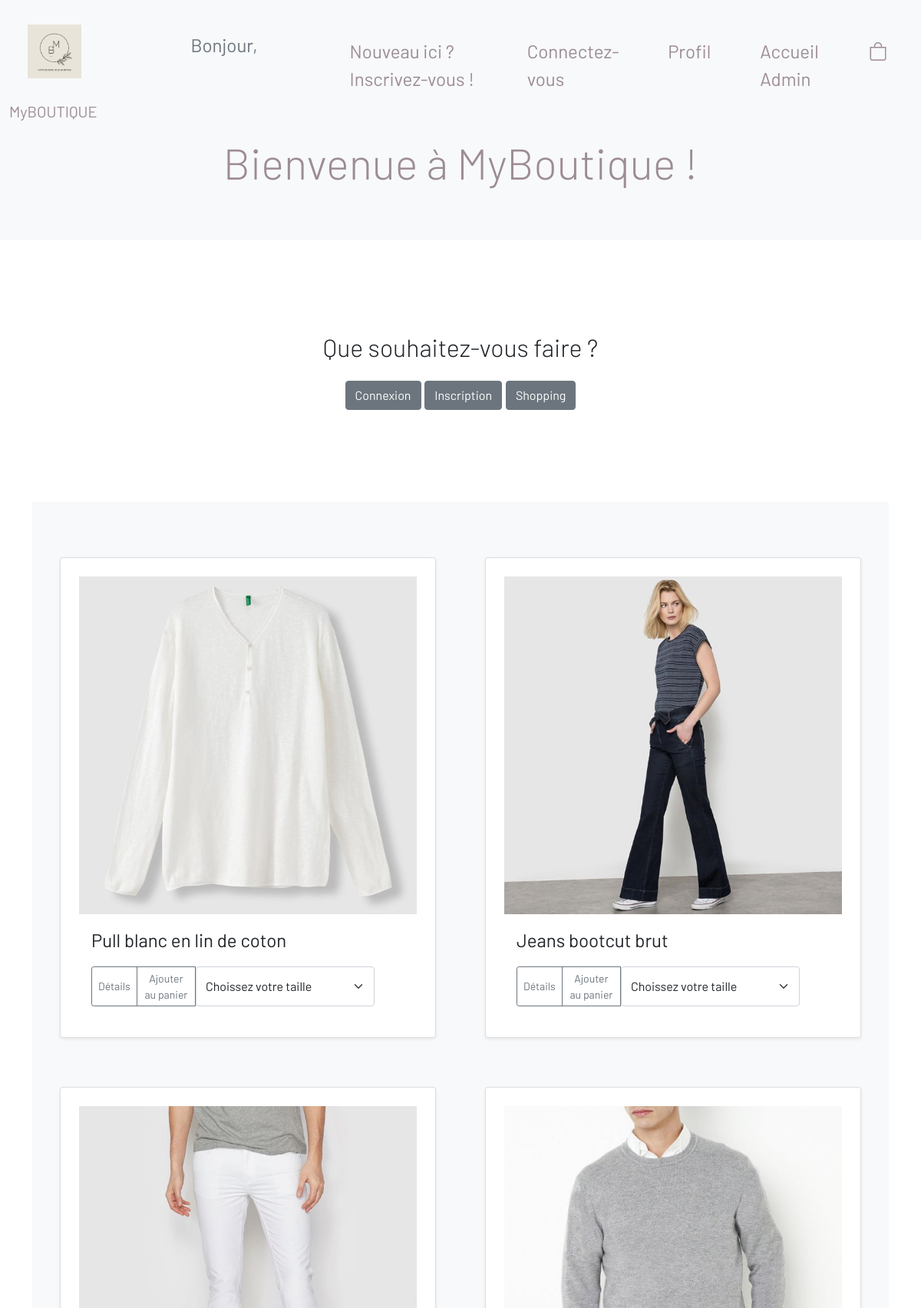
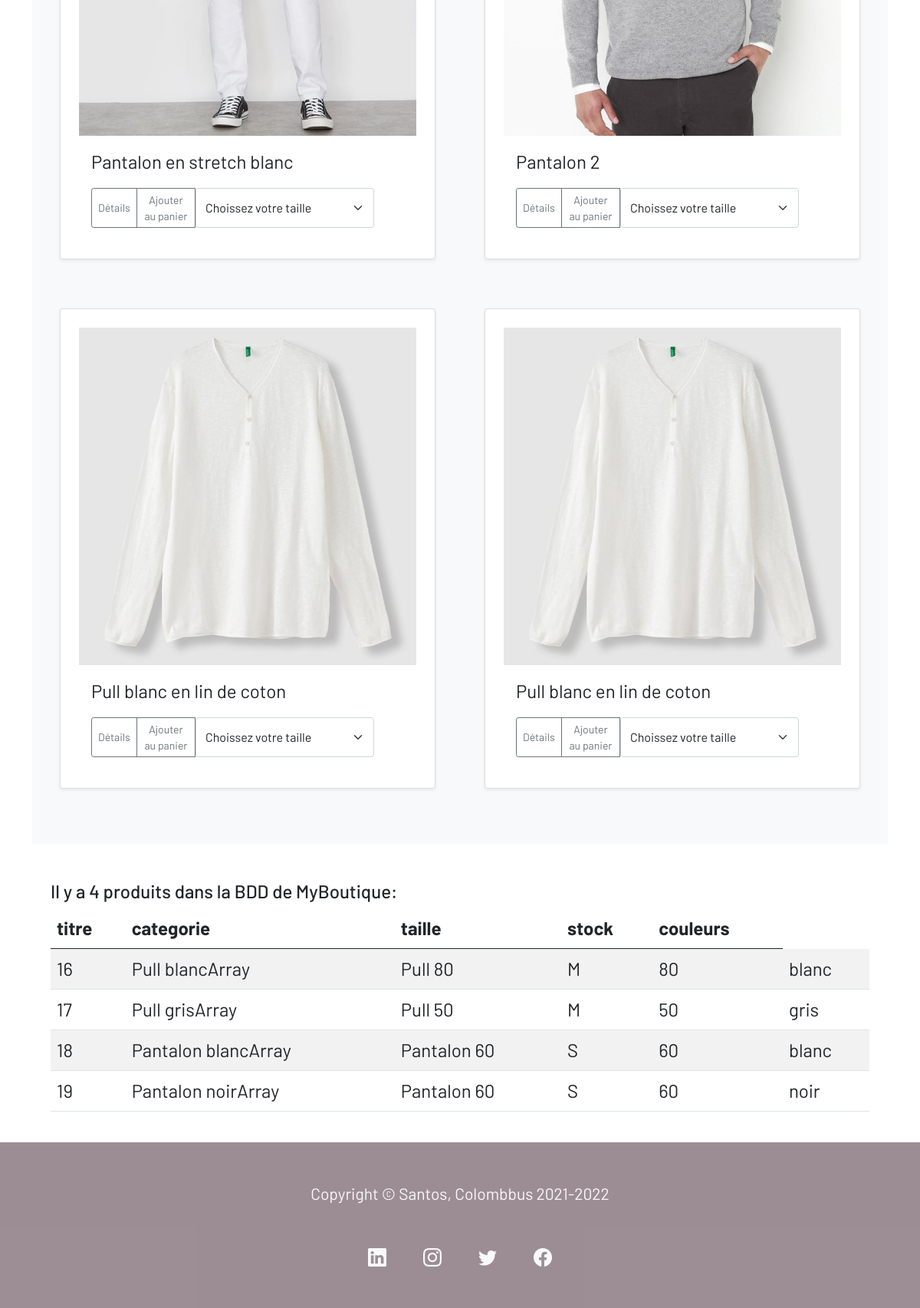
The app's page /accueil.php with its own data (2 pictures, top to bottom).
### tables this page shows
CREATE TABLE IF NOT EXISTS `produits` (
  `id_produit` int(3) NOT NULL AUTO_INCREMENT,
  `reference` varchar(20) NOT NULL,
  `categorie` varchar(20) NOT NULL,
  `titre` varchar(100) NOT NULL,
  `description` text NOT NULL,
  `couleur` varchar(20) NOT NULL,
  `taille` varchar(5) NOT NULL,
  `public` enum('m','f','mixte') NOT NULL,
  `photo` varchar(250) NOT NULL,
  `prix` float NOT NULL,
  `stock` int(3) NOT NULL,
  PRIMARY KEY (`id_produit`)
);

### accueil.php (the view, shortened to what this page needs)
<?php
require_once 'inc/init.inc.php';
?>
<!DOCTYPE html>
<html lang="fr">
<head>
    <link rel="stylesheet" href="https://cdn.jsdelivr.net/npm/bootstrap-icons@1.5.0/font/bootstrap-icons.css">
    <link href="https://cdn.jsdelivr.net/npm/bootstrap@5.0.0-beta3/dist/css/bootstrap.min.css" rel="stylesheet">
    <link rel="stylesheet" href="css/styles.css" >
</head>
<body>
    <?php require_once 'inc/navbar.inc.php'; ?>
    <header class="container-fluid f-header p-2 mb-4 bg-light">
        <div class="col-12 text-center">
                <a class="navbar-brand" href="accueil.php"><h1 class="display-4" style="color: rgba(132, 113, 122, 0.8);">Bienvenue à MyBoutique !</h1></a>
        </div>
    </header>
<main class="container">
  <section class="py-5 text-center">
    <div class="row py-lg-5">
      <div class="col-lg-6 col-md-8 mx-auto">
        <h2 class="fw-light">Que souhaitez-vous faire ?</h2>
        <p>
          <a href="connexion.php" class="btn btn-secondary my-2">Connexion</a>
          <a href="inscription.php" class="btn btn-secondary my-2">Inscription</a>
          <a href="accueil.php" class="btn btn-secondary my-2">Shopping</a>
        </p>
      </div>
    </div>
  </section>
  <div class="album py-5 bg-light">
    <div class="galerie container">
      <div class="row row-cols-1 row-cols-sm-2 row-cols-md-2 g-3">
        <div class="col">
          <div class="card shadow-sm m-4 p-4">
            <img src="photos/pull1.jpeg" alt="photo pull 1">
            <div class="card-body">
              <p class="card-text">Pull blanc en lin de coton</p>
              <div class="d-flex justify-content-between align-items-center">
                <div class="btn-group">
                  <button type="button" class="btn btn-sm btn-outline-secondary">Détails</button>
                  <button type="button" class="btn btn-sm btn-outline-secondary">Ajouter au panier</button>
                  <select class="form-select" aria-label="Default select example">
                    <option selected>Choissez votre taille</option>
                  </select>
                </div>
              </div>
            </div>
          </div>
        </div>
        <div class="col">
          <div class="card shadow-sm m-4 p-4">
            <img src="photos/pantalon1.jpeg" alt="photo pantalon 1">
            <div class="card-body">
              <p class="card-text">Jeans bootcut brut</p>
              <div class="d-flex justify-content-between align-items-center">
                <div class="btn-group">
                  <button type="button" class="btn btn-sm btn-outline-secondary">Détails</button>
                  <button type="button" class="btn btn-sm btn-outline-secondary">Ajouter au panier</button>
                  <select class="form-select" aria-label="Default select example">
                    <option selected>Choissez votre taille</option>
                  </select>
                </div>
              </div>
            </div>
          </div>
        </div>
        <div class="col">
          <div class="card shadow-sm m-4 p-4">
            <img src="photos/pantalon2.jpeg" alt="photo pantalon 2">
            <div class="card-body">
              <p class="card-text">Pantalon en stretch blanc</p>
              <div class="d-flex justify-content-between align-items-center">
                <div class="btn-group">
                  <button type="button" class="btn btn-sm btn-outline-secondary">Détails</button>
                  <button type="button" class="btn btn-sm btn-outline-secondary">Ajouter au panier</button>
                  <select class="form-select" aria-label="Default select example">
                    <option selected>Choissez votre taille</option>
                  </select>
                </div>
              </div>
            </div>
          </div>
        </div>
        <div class="col">
          <div class="card shadow-sm m-4 p-4">
            <img src="photos/pull2.jpeg" alt="photo pull 2">
            <div class="card-body">
              <p class="card-text">Pantalon 2</p>
              <div class="d-flex justify-content-between align-items-center">
                <div class="btn-group">
                  <button type="button" class="btn btn-sm btn-outline-secondary">Détails</button>
                  <button type="button" class="btn btn-sm btn-outline-secondary">Ajouter au panier</button>
                  <select class="form-select" aria-label="Default select example">
                    <option selected>Choissez votre taille</option>
                  </select>
                </div>
              </div>
            </div>
          </div>
        </div>
        <div class="col">
          <div class="card shadow-sm m-4 p-4">
            <img src="photos/pull1.jpeg" alt="photo pull 1">
            <div class="card-body">
              <p class="card-text">Pull blanc en lin de coton</p>
              <div class="d-flex justify-content-between align-items-center">
                <div class="btn-group">
                  <button type="button" class="btn btn-sm btn-outline-secondary">Détails</button>
                  <button type="button" class="btn btn-sm btn-outline-secondary">Ajouter au panier</button>
                  <select class="form-select" aria-label="Default select example">
                    <option selected>Choissez votre taille</option>
                  </select>
                </div>
              </div>
            </div>
          </div>
        </div>
        <div class="col">
          <div class="card shadow-sm m-4 p-4">
            <img src="photos/pull1.jpeg" alt="photo pull 1">
            <div class="card-body">
              <p class="card-text">Pull blanc en lin de coton</p>
              <div class="d-flex justify-content-between align-items-center">
                <div class="btn-group">
                  <button type="button" class="btn btn-sm btn-outline-secondary">Détails</button>
                  <button type="button" class="btn btn-sm btn-outline-secondary">Ajouter au panier</button>
                  <select class="form-select" aria-label="Default select example">
                    <option selected>Choissez votre taille</option>
                  </select>
                </div>
              </div>
            </div>
          </div>
        </div>
      </div>
    </div>
  </div>
  <section class="mt-4 p-4">
    <?php
      $requete = $pdoMAB->query( " SELECT * FROM produits ORDER BY id_produit" );
      $pdt = $requete->rowCount();
    ?>
    <h4>Il y a <?php echo $pdt; ?> produits dans la BDD de MyBoutique:</h4>
          <table class="table table-striped">
             <thead>
               <tr>
                 <th>titre</th>
                 <th>categorie</th>
                 <th>taille</th>
                 <th>stock</th>
                 <th>couleurs</th>
               </tr>
             </thead>
             <tbody>
                  <?php while ( $ligne = $requete->fetch( PDO::FETCH_ASSOC )) { ?>
                <tr>
                  <td><?php echo $ligne['id_produit']; ?></td>
                  <td><?php echo $ligne['titre'] . ['categorie']; ?></td>
                  <td><?php echo $ligne['categorie']. ' ' .$ligne['stock']; ?></td>
                  <td><?php echo $ligne['taille']; ?></td>
                  <td><?php echo $ligne['stock']; ?></td>
                  <td><?php echo $ligne['couleur']; ?></td>
                </tr>
                <?php } ?>
             </tbody>
            </table>
      </section>
  </main>
    <?php require_once 'inc/footer.inc.php';?>
</body>
</html>

### inc/navbar.inc.php (shortened to what this page needs)
<nav class="navbar navbar-expand-lg navbar-light bg-light text-muted">
    <div class="container-fluid">
        <div>
            <a class="navbar-brand" href="accueil.php">
                <img src="img/logo_rond_beige.png" class="m-4" alt="logo de MyBoutique" width="70" height="70">
            </a>
            <a class="navbar-brand" style="color: rgba(132, 113, 122, 0.8);" href="accueil.php">MyBOUTIQUE</a>
        </div>
        <div class="collapse navbar-collapse" id="navbarNav">
            <ul class="navbar-nav">
                <li class="nav-item m-4">
                    <p class="">Bonjour, <?php echo $_SESSION['membre'] ['prenom'];?></p>
                    <a class="nav-link" href=""></a>
                </li>
                <li class="nav-item m-4">
                    <a class="nav-link" href="accueil.php"></a>
                </li>
                <li class="nav-item m-4">
                    <a class="nav-link" style="color: rgba(132, 113, 122, 0.8);" href="inscription.php">Nouveau ici ? Inscrivez-vous !</a>
                </li>
                <li class="nav-item m-4">
                    <a class="nav-link" style="color: rgba(132, 113, 122, 0.8);" href="connexion.php">Connectez-vous</a>
                </li>
                <li class="nav-item m-4">
                    <a class="nav-link" style="color: rgba(132, 113, 122, 0.8);" href="profil.php">Profil</a>
                </li>
                <li class="nav-item m-4">
                    <a class="nav-link" style="color: rgba(132, 113, 122, 0.8);" href="admin/accueil_admin.php">Accueil Admin</a>
                </li>
                <li class="nav-item m-4">
                    <a class="nav-link" style="color: rgba(132, 113, 122, 0.8);" href="panier.php"><i class="bi bi-bag"></i></a>
                </li>
            </ul>
        </div>
    </div>
</nav>

### inc/footer.inc.php
<footer class="container-fluid p-4 m-4 m-auto text-center" style="background-color: rgba(132, 113, 122, 0.8);">
        <div class="p-4 text-light">
            <small>Copyright &copy; Santos, Colombbus 2021-2022</small>
        </div>
        <div class="d-flex text-center justify-content-center">
                <a class="p-4 text-light" href="https://www.linkedin.com/in/vanusa-brasil-trad-formation/"><i class="bi bi-linkedin"></i></a>
                <a class="p-4 text-light" href="https://www.instagram.com/lagencesuresnes/"><i class="bi bi-instagram"></i></a>
                <a class="p-4 text-light" href="https://twitter.com/Colombbus?ref_src=twsrc%5Egoogle%7Ctwcamp%5Eserp%7Ctwgr%5Eauthor"><i class="bi bi-twitter"></i></a>
                <a class="p-4 text-light" href="https://fr-fr.facebook.com/"><i class="bi bi-facebook"></i></a>
        </div>
</footer>

### css/styles.css (style rules this page uses)
header { color: rgb(76, 80, 83); }
body { font-family: 'Barlow', sans-serif; height: 100%; font-size: 1.5em; background-image: url(../img/background-jeans.jpeg); }

### records on screen
produits: id_produit "16", titre "Pull blanc", categorie "Pull", stock "80", taille "M", couleur "blanc"
produits: id_produit "17", titre "Pull gris", categorie "Pull", stock "50", taille "M", couleur "gris"
produits: id_produit "18", titre "Pantalon blanc", categorie "Pantalon", stock "60", taille "S", couleur "blanc"
produits: id_produit "19", titre "Pantalon noir", categorie "Pantalon", stock "60", taille "S", couleur "noir"

### other values on screen
$pdt "4"
